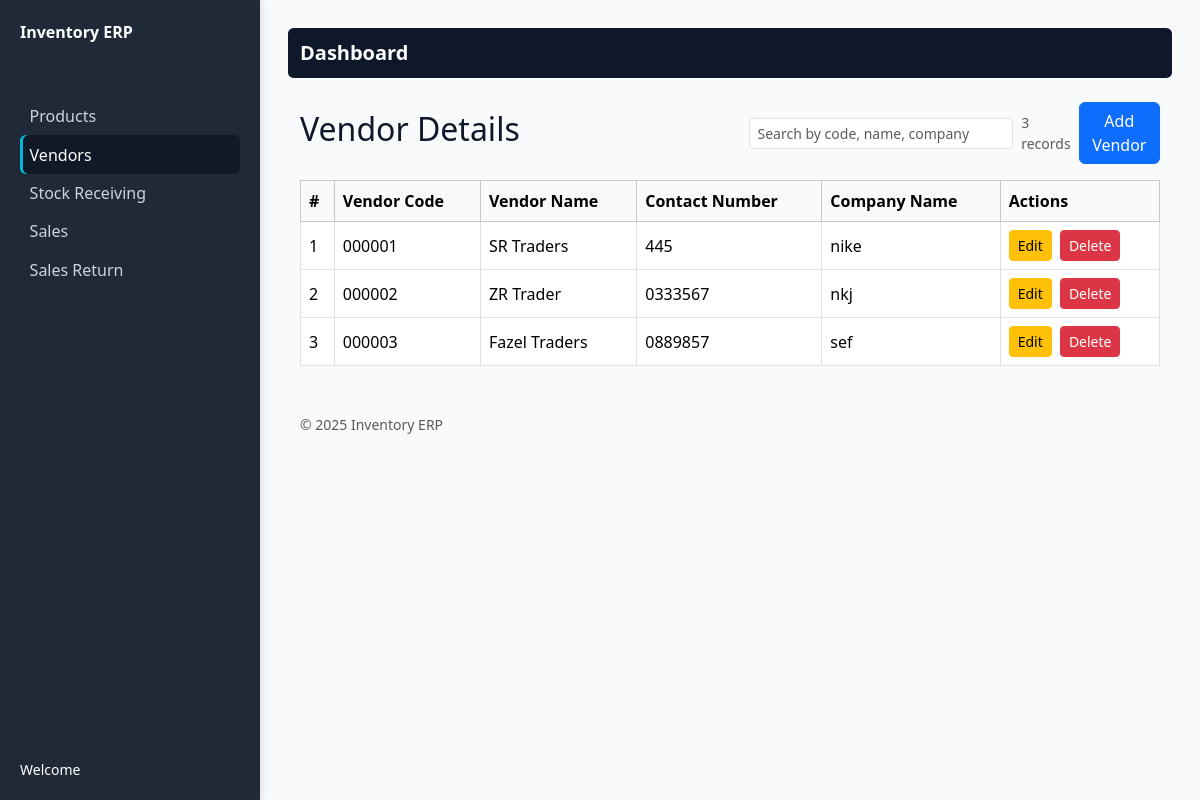
The app's page /vendors/ with its own data.
### core/models.py (models this page shows, shortened)
class VenderDetails(models.Model):
    vender_code = models.CharField(max_length=50, unique=True)
    vender_name = models.CharField(max_length=100)
    vender_number = models.CharField(max_length=20, blank=True, null=True)
    company_name = models.CharField(max_length=100)

### core/views.py (the view, shortened to what this page needs)
# urls.py: path('vendors/', views.vendor_details, name='vendor_details'),
def vendor_details(request):
    vendors = VenderDetails.objects.all().order_by('vender_code')
    form_errors = False
    last_vendor = VenderDetails.objects.order_by('-id').first()
    if last_vendor and last_vendor.vender_code.isdigit():
        next_vendor_code = str(int(last_vendor.vender_code) + 1).zfill(6)
    else:
        next_vendor_code = "000001"
    context = {
        'vendors': vendors,
        'next_vendor_code': next_vendor_code,
        'form_errors': form_errors
    }
    return render(request, 'vendor.html', context)

### core/templates/vendor.html (shortened to what this page needs)
{% extends 'base.html' %}
{% block content %}
<div class="container-fluid mt-4">
    <div class="d-flex justify-content-between align-items-center mb-3">
        <h2 id="vendor-heading">Vendor Details</h2>
        <div class="d-flex gap-2 align-items-center">
            <input id="vendorSearch" class="form-control form-control-sm"
                   type="search" placeholder="Search by code, name, company">
            <div class="text-muted small" id="vendorCount">
                {{ vendors|length }} record{{ vendors|length|pluralize }}
            </div>
            <button class="btn btn-primary" data-bs-toggle="modal" data-bs-target="#addVendorModal">
                Add Vendor
            </button>
        </div>
    </div>
    <div class="table-responsive">
        <table class="table table-bordered table-hover align-middle">
            <thead class="table-light">
                <tr>
                    <th>#</th>
                    <th>Vendor Code</th>
                    <th>Vendor Name</th>
                    <th>Contact Number</th>
                    <th>Company Name</th>
                    <th>Actions</th>
                </tr>
            </thead>
            <tbody id="vendorTableBody">
                {% for v in vendors %}
                <tr class="vendor-row">
                    <td>{{ forloop.counter }}</td>
                    <td>{{ v.vender_code }}</td>
                    <td>{{ v.vender_name }}</td>
                    <td>{{ v.vender_number|default:"-" }}</td>
                    <td>{{ v.company_name }}</td>
                    <td>
                        <button type="button"
                                class="btn btn-sm btn-warning me-1 edit-vendor-btn"
                                data-bs-toggle="modal"
                                data-bs-target="#editVendorModal"
                                data-id="{{ v.id }}"
                                data-vender_code="{{ v.vender_code }}"
                                data-vender_name="{{ v.vender_name }}"
                                data-vender_number="{{ v.vender_number|default:'' }}"
                                data-company_name="{{ v.company_name }}"
                                aria-label="Edit {{ v.vender_name }}">
                            Edit
                        </button>
                        <form method="POST" action="{% url 'delete_vendor' v.id %}" class="d-inline delete-vendor-form">
                            <button class="btn btn-sm btn-danger" type="submit">Delete</button>
                        </form>
                    </td>
                </tr>
                {% empty %}
                <tr class="no-vendor-row">
                    <td colspan="6" class="text-center">No vendors found.</td>
                </tr>
                {% endfor %}
            </tbody>
        </table>
    </div>
</div>
{% endblock %}

### core/templates/base.html (style rules this page uses)
:root { --sidebar-width: 260px; --sidebar-bg: #1f2937; --sidebar-accent: #374151; --link-color: #cbd5e1; --link-hover: #ffffff; --content-bg: #f8fafc; }
html, body { height:100%; margin:0; }
body { display: flex; background: var(--content-bg); font-family: system-ui, -apple-system, "Segoe UI", Roboto, "Helvetica Neue", Arial; color: #0f172a; }

### records on screen
VenderDetails: vender_code "000001", vender_name "SR Traders", vender_number "445", company_name "nike"
VenderDetails: vender_code "000002", vender_name "ZR Trader", vender_number "0333567", company_name "nkj"
VenderDetails: vender_code "000003", vender_name "Fazel Traders", vender_number "0889857", company_name "sef"

### other values on screen
{{ vendors|length }} "3"
